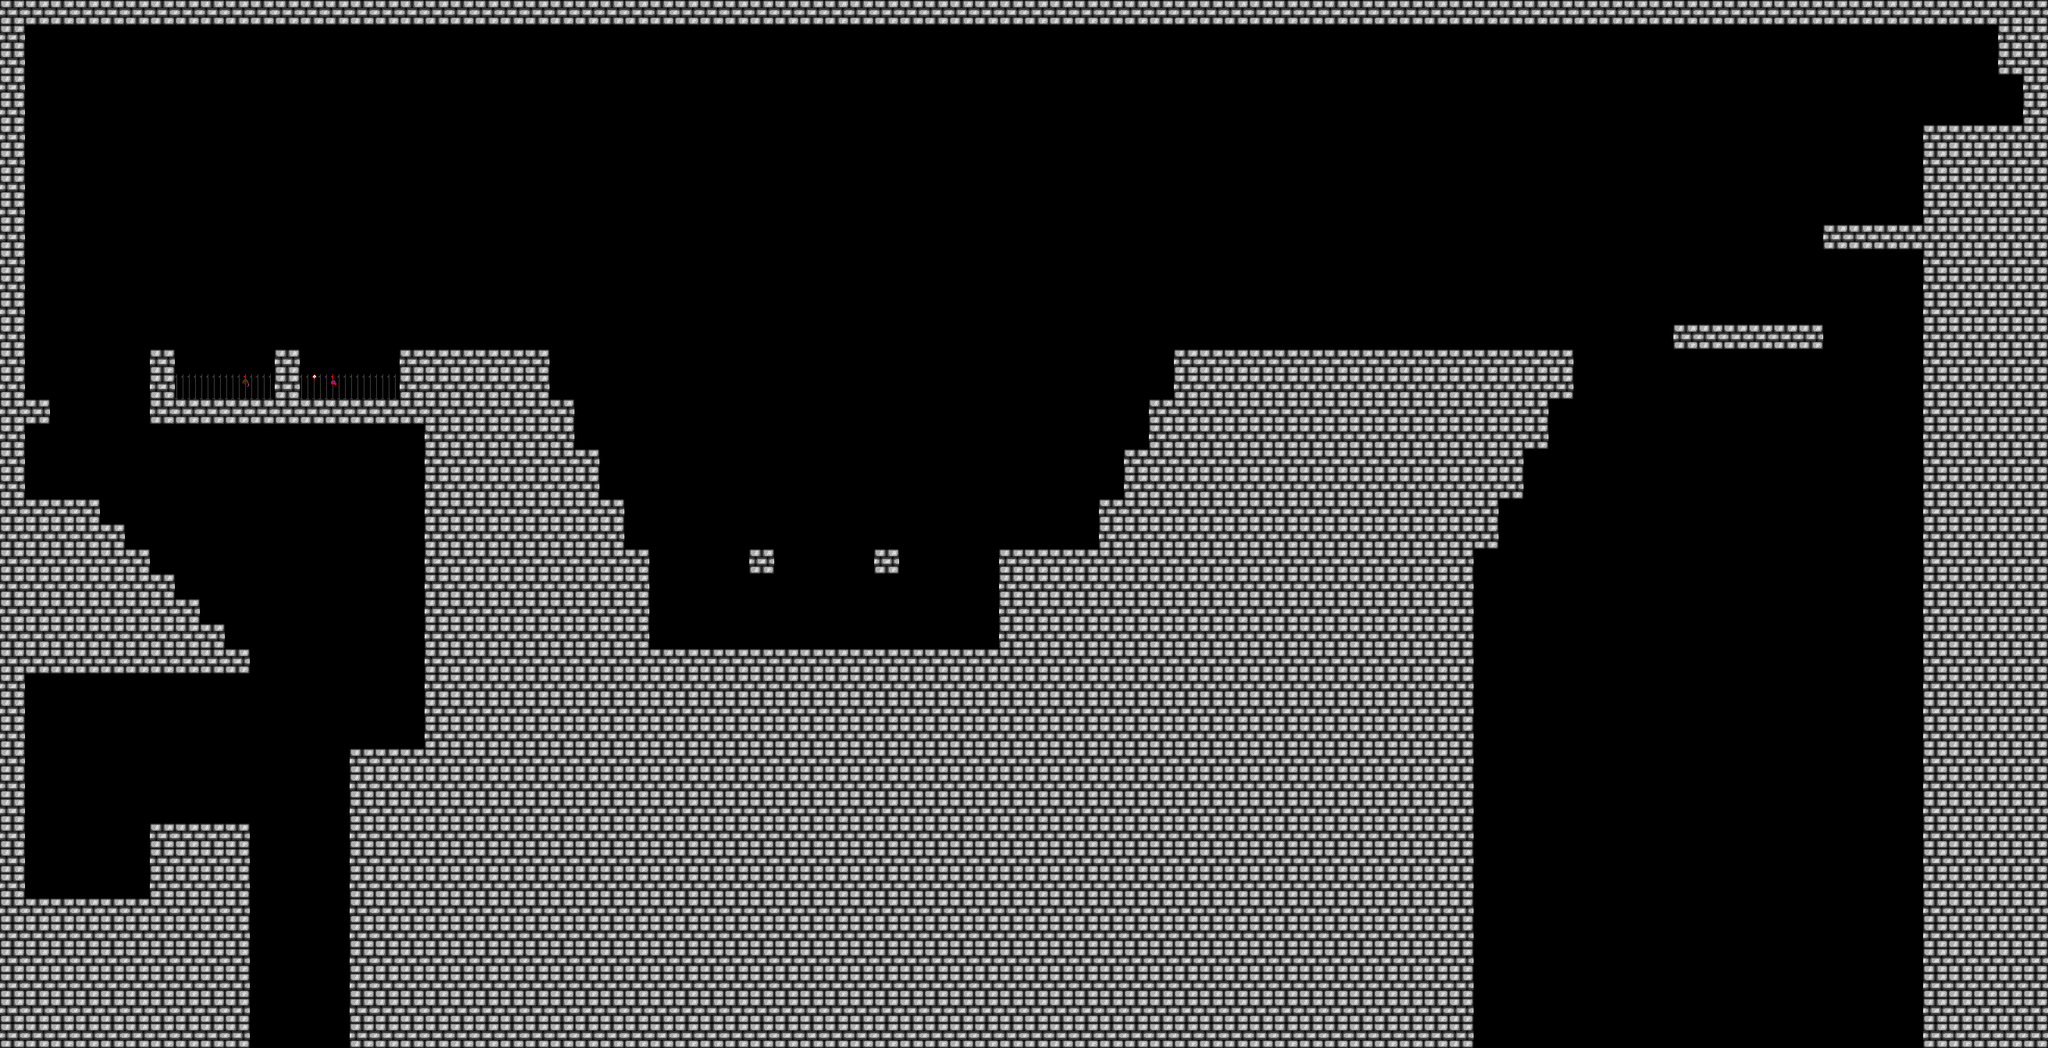

This game map was drawn from its Tiled (.tmx) file and the tilesets committed beside it. A one-line description and the trimmed map source follow:
An orthogonal 82x42 tile map with 32x32 px tiles, 2 tile layers (platformsTut, trapsTut), 2 tilesets.

<map version="1.0" tiledversion="1.1.6" orientation="orthogonal" renderorder="right-down" width="82" height="42" tilewidth="32" tileheight="32" infinite="0" nextobjectid="1">
 <tileset firstgid="1" name="floorV4" tilewidth="32" tileheight="32" tilecount="1" columns="1">
  <image source="../tilesets_backgrounds/floorV4.png" width="32" height="32" />
 </tileset>
 <tileset firstgid="2" name="deathSpikes" tilewidth="32" tileheight="32" tilecount="9" columns="3">
  <image source="../tilesets_backgrounds/deathSpikes.png" width="96" height="96" />
 </tileset>
 <layer name="platformsTut" width="82" height="42">
  <data>[3444 cells, 1452 non-empty, 1 distinct tile ids]</data>
 </layer>
 <layer name="trapsTut" width="82" height="42">
  <data>[3444 cells, 8 non-empty, 4 distinct tile ids]</data>
 </layer>
</map>
